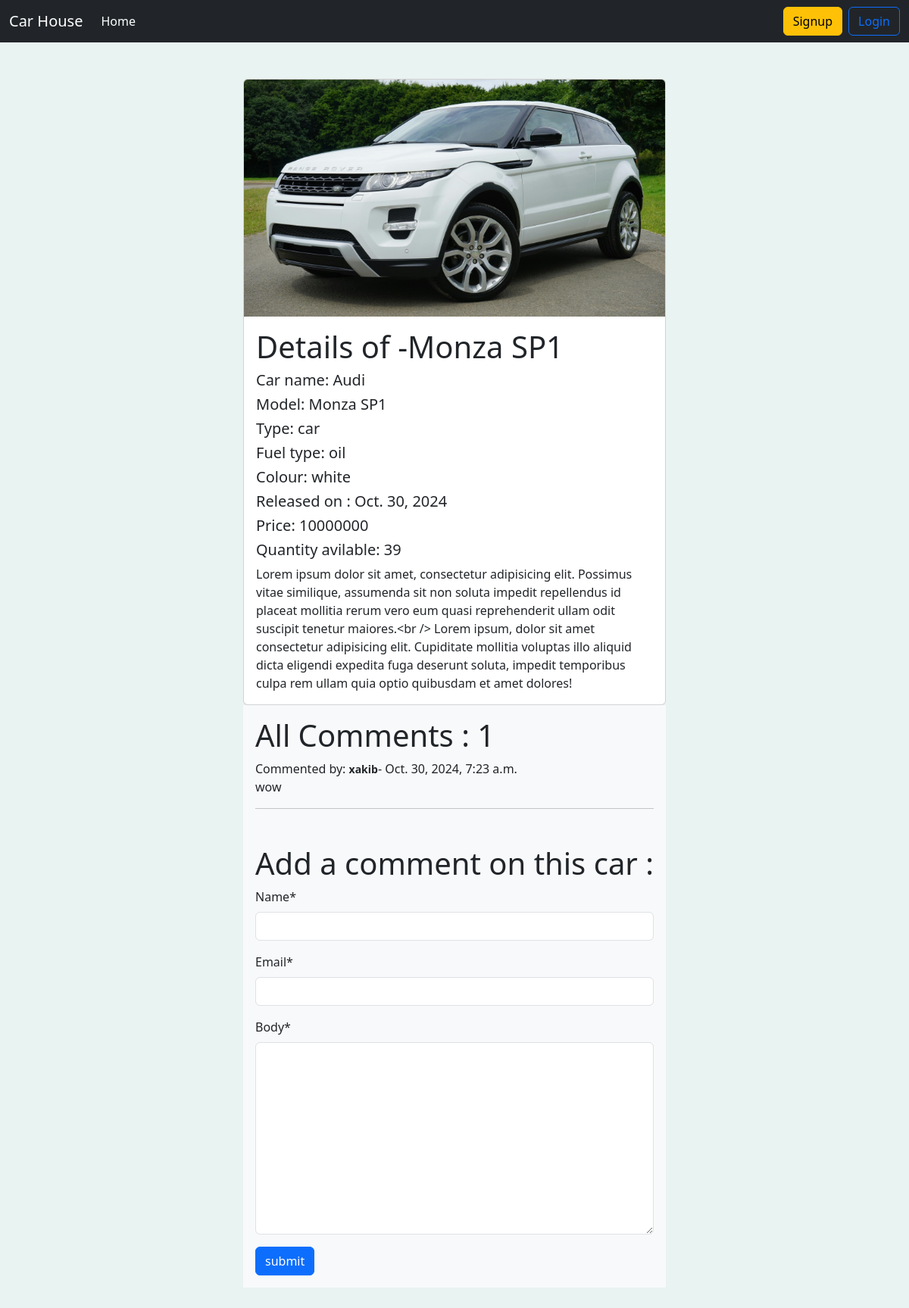
Page /car_app/details/1/ on the committed database.
### car_app/models.py (models this page shows, shortened)
class CarModel(models.Model):
    model_name = models.CharField(max_length=20)
    fuel_type = models.CharField(max_length=10)
    colour = models.CharField(max_length=10)
    price = models.IntegerField()
    quantity = models.IntegerField()
    year = models.DateField(auto_now_add=True,blank=True,null=True)
    description = models.TextField()
    brand = models.ForeignKey(Car,on_delete=models.CASCADE)
    image = models.ImageField(upload_to='car_app/uploads',blank=True,null=True)

class Car(models.Model):
    car_name = models.CharField(max_length=50)
    car_type = models.CharField(max_length=20)
    doors = models.IntegerField()
    seats = models.IntegerField()

### comments/models.py (models this page shows)
class Comment(models.Model):
    name = models.CharField(max_length=50)
    email = models.EmailField()
    body = models.TextField()
    commented_on = models.DateTimeField(auto_now_add=True)
    comment_for = models.ForeignKey(CarModel,on_delete=models.CASCADE)

### car_app/views.py (the view, shortened to what this page needs)
# urls.py: path('details/<int:id>/',views.PostDetailsView.as_view(),name='details'),
class PostDetailsView(DetailView):
    model = CarModel
    template_name = 'details.html'
    pk_url_kwarg = 'id'
    def get_context_data(self, **kwargs):
        context =  super().get_context_data(**kwargs)
        data = self.get_object()
        comment_for = self.get_object()
        comments = Comment.objects.filter(comment_for = comment_for.id)
        comment_form = CommentForm()
        context['data'] = data
        context['comments'] = comments
        context['comment_form'] = comment_form
        return context

### comments/forms.py
class CommentForm(forms.ModelForm):
    class Meta:
        model = Comment
        fields = ['name','email','body']

### car_app/templates/details.html (shortened to what this page needs)
{% extends 'base.html' %} {% block content %}{% load crispy_forms_tags %}
<div class="container">
  <div class="card w-50 m-auto mt-5" style="z-index: -1">
    <img
      src="{{data.image.url}}"
      class="card-img-top"
      alt="{{data.brand.car_name}}-{{data.model_name}}"
    />
    <div class="card-body">
      <h1 class="card-title">
        Details of {{data.car_name}}-{{data.model_name}}
      </h1>
      <h5>Car name: {{data.brand.car_name}}</h5>
      <h5>Model: {{data.model_name}}</h5>
      <h5>Type: {{data.brand.car_type}}</h5>
      <h5>Fuel type: {{data.fuel_type}}</h5>
      <h5>Colour: {{data.colour}}</h5>
      <h5>Released on : {{data.year}}</h5>
      <h5>Price: {{data.price}}</h5>
      <h5>Quantity avilable: {{data.quantity}}</h5>
      <p class="card-text">{{data.description}}</p>
    </div>
  </div>
  <div class="w-50 m-auto">
    <div class="bg-light p-3">
      <h1>All Comments : {{comments | length}}</h1>
      {% for cmt in comments %}
      <span
        >Commented by: <small class="fw-bold">{{cmt.name}}</small>-
        {{cmt.commented_on}}</span
      >
      <p>{{cmt.body}}</p>
      {% endfor %}
      <hr />
    </div>
    <div class="bg-light mb-5 p-3">
      <h1>Add a comment on this car :</h1>
      <form method="post">
        {% csrf_token %} {{comment_form | crispy}}
        <button class="btn btn-primary" type="submit">submit</button>
      </form>
    </div>
  </div>
</div>
{% endblock %}

### rows in the picture
CarModel: image (picture), model_name "Monza SP1", brand.car_name "Audi", brand.car_type "car", fuel_type "oil", colour "white", year "Oct. 30, 2024", price "10000000", quantity "39", description "Lorem ipsum dolor sit amet, consectetur adipisicing elit. Possimus vitae similique, assumenda sit non soluta impedit repellendus id placeat mollitia rerum vero eum quasi reprehenderit ullam odit suscipit tenetur maiores.<br /> Lorem ipsum, dolor sit amet consectetur adipisicing elit. Cupiditate mollitia voluptas illo aliquid dicta eligendi expedita fuga deserunt soluta, impedit temporibus culpa rem ullam quia optio quibusdam et amet dolores!"
Comment: name "xakib", commented_on "Oct. 30, 2024, 7:23 a.m.", body "wow"

### other values in the picture
{{ comments | length }} "1"
